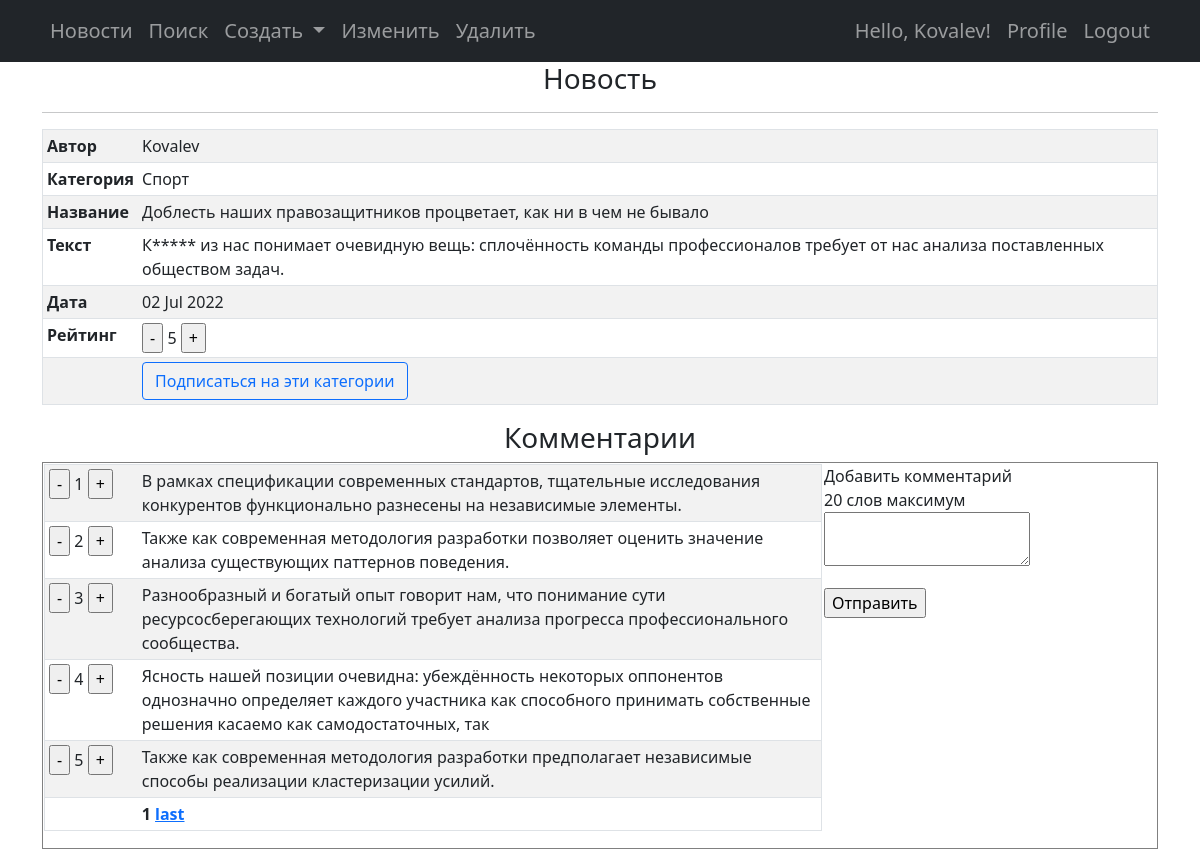
Page /83/view/ (signed in) on the committed database.
### news/models.py (models this page shows, shortened)
class Post(models.Model):
    author = models.ForeignKey(Author, on_delete=models.CASCADE, null=False)
    isNews = models.BooleanField(default=True)
    time_in = models.DateTimeField(auto_now_add=True)
    category = models.ManyToManyField(Category, through='PostCategory', null=False)
    title = models.CharField(max_length=255, null=False)
    text = models.TextField(null=False)
    rating = models.IntegerField(default=0)

class Author(models.Model):
    user = models.OneToOneField(User, on_delete=models.CASCADE)
    rating = models.IntegerField(default=0)

class Category(models.Model):
    name = models.CharField(max_length=255, unique=True)

class Comment(models.Model):
    post = models.ForeignKey(Post, on_delete=models.CASCADE, null=False)
    user = models.ForeignKey(User, on_delete=models.CASCADE, null=False)
    text = models.TextField(null=False)
    date_in = models.DateTimeField(auto_now_add=True)
    rating = models.IntegerField(default=0)

### news/views.py (the view)
# urls.py: path('<int:pk>/view/', PostDetailView.as_view(mode='view')),
class PostDetailView(PermissionRequiredMixin, DetailView):
    permission_required = ('news.view_post',)
    mode = 'view'
    model = Post
    context_object_name = 'post'
    template_name = 'news/post_detail.html'
    queryset = Post.objects.all()
    def get_object(self, *args, **kwargs):
        obj = cache.get(f'post-{self.kwargs["pk"]}', None)
        if not obj:
            obj = super().get_object(queryset=self.queryset)
            logger.debug(f'post get from db: {self.kwargs["pk"]}')
            cache.set(f'post-{self.kwargs["pk"]}', obj)
            logger.debug(f'post set to cache: {self.kwargs["pk"]}')
        else:
            logger.debug(f'post get from cache: {self.kwargs["pk"]}')
        return obj
    if mode == 'view':
        def post(self, request, *args, **kwargs):
            post_id = self.request.path.split('/')[-3]
            post = Post.objects.get(id=post_id)
            if 'comment' in self.request.POST:
                text = self.request.POST['comment']
                text = ' '.join(text.split()[:20])
                if text:
                    user = self.request.user
                    comment = Comment.objects.create(post=post, user=user, text=text)
                    comment.save()
            if '+' in self.request.POST.dict().values():
                index = list(self.request.POST.dict().values()).index('+')
                key = list(self.request.POST.dict().keys())[index]
                if key == 'like':
                    post.like()
                else:
                    com = Comment.objects.get(id=key)
                    com.like()
            if '-' in self.request.POST.dict().values():
                index = list(self.request.POST.dict().values()).index('-')
                key = list(self.request.POST.dict().keys())[index]
                if key == 'dislike':
                    post.dislike()
                else:
                    com = Comment.objects.get(id=key)
                    com.dislike()
            if 'subscribe' in self.request.POST:
                if not Subscriber.objects.filter(user=self.request.user).exists():
                    subs = Subscriber.objects.create(user=self.request.user)
                    subs.save()
                subscriber = Subscriber.objects.get(user=self.request.user)
                pc_list = PostCategory.objects.filter(post=post)
                for pc in pc_list:
                    if not SubscriberCategory.objects.filter(subscriber=subscriber, category=pc.category).exists():
                        sc = SubscriberCategory.objects.create(subscriber=subscriber, category=pc.category)
                        sc.save()
            return redirect(self.request.path, {'context': 'ok'})
        def get_context_data(self, **kwargs):
            context = super().get_context_data(**kwargs)
            post_id = int(self.request.path.split('/')[-3])
            context['cats'] = get_category_list(post_id)
            context['post_mode'] = self.mode
            post = Post.objects.get(id=post_id)
            coms_paginator = Paginator(Comment.objects.filter(post=post).order_by('-id'), 5)
            coms_page = self.request.GET.get('coms_page') if 'coms_page' in self.request.GET else cache.get('coms_page', 1)
            cache.set('coms_page', coms_page)
            coms_list = coms_paginator.get_page(coms_page)
            context['coms_list'] = coms_list
            return context

### news/templatetags/custom_filters.py (called while the page is built)
@register.filter()
def censor_filter(value):
    text_list = value.split()
    for index, word in enumerate(text_list):
        if len(word) > 1 and word.isalpha() and word == word.capitalize():
            text_list[index] = word[0] + ('*' * (len(word) - 1))
    return ' '.join(text_list)

### news/utils.py (called while the page is built)
def get_category_list(post_id):
    pc_list = PostCategory.objects.filter(post=Post.objects.get(id=post_id))
    return ', '.join(list(map(lambda pc: pc.category.name, pc_list)))

### templates/news/post_detail.html (shortened to what this page needs)
{% extends 'flatpages/default.html' %}
{% load custom_filters %}
{% block navbar_right %}
    <li class="nav_item">
        <a class="nav-link"
                {% if post.isNews %} href="/news/{{ post.id }}/edit/"
                {% else %} href="/article/{{ post.id }}/edit/"
                {% endif %}
        >Изменить</a>
    </li>
    <li class="nav_item">
        <a class="nav-link {% if post_mode == 'delete' %}active{% endif %}"
                {% if post.isNews %} href="/news/{{ post.id }}/delete/"
                {% else %} href="/article/{{ post.id }}/delete/"
                {% endif %}
        >Удалить</a>
    </li>
{% endblock navbar_right %}
{% block content_title %}
    {% if post.isNews %} <h3>Новость</h3>
    {% else %} <h3>Статья</h3>
    {% endif %}
    <hr>
{% endblock content_title %}
{% block content %}
    <form action="" method="post">
        <table border="1" cellpadding="10" rules="all" class="table table-striped table-sm">
            <tr><th>Автор</th>    <td>{{ post.author.user.username }}</td></tr>
            <tr><th>Категория</th><td>{{ cats }}</td></tr>
            <tr><th>Название</th> <td>{{ post.title }}</td>               </tr>
            <tr><th>Текст</th>    <td>{{ post.text|censor_filter }}</td>  </tr>
            <tr><th>Дата</th>     <td>{{ post.time_in|date:'d M Y' }}</td></tr>
            <tr><th>Рейтинг</th>  <td><input type="submit" name="dislike" value="-" />
                {{ post.rating }}
                <input type="submit" name="like" value="+" />
            </td>
            </tr>
            <tr><th></th><td>
                {% if post_mode == 'view' %}
                    <input class="btn btn-outline-primary btn-xs"
                           type="submit"
                           name="subscribe"
                           value="Подписаться на эти категории"/>
                {% endif %}
            </td></tr>
        </table>
    </form>
    {% if post_mode == 'view' %}
        <h3>Комментарии</h3>
        <form action="" method="post">
            <table border="1" width="100%">
                <tr>
                    <td valign="top" width="70%">
                        {% if coms_list %}
                            <table border="1" cellpadding="10" rules="all" class="table table-striped table-sm">
                                {% for com in coms_list %}
                                    <tr>
                                        <td width="12%">
                                            <input type="submit" name="{{ com.id }}" value="-" />
                                            {{ com.rating }}
                                            <input type="submit" name="{{ com.id }}" value="+" />
                                        </td>
                                        <td>
                                            {{ com.text }}<br>
                                        </td>
                                    </tr>
                                {% endfor %}
                                <tr><td></td><th>
                                    {% include "news/paginator.html" with obj_list=coms_list page='coms_page' %}
                                </th></tr>
                            </table>
                        {% endif %}
                    </td>
                    <td valign="top">
                        <p>Добавить комментарий<br>20 слов максимум<br>
                            <label><textarea name="comment"></textarea></label>
                        </p>
                        <p><input type="submit" value="Отправить"></p>
                    </td>
                </tr>
            </table>
        </form>
    {% endif %}
{% endblock content %}

### templates/flatpages/default.html (shortened to what this page needs)
{% load custom_tags %}
<!DOCTYPE html>
<html lang="en">
    <head>
        {% load static %}
        <link href="{% static 'css/styles.css' %}" rel="stylesheet" />
    </head>
    <body>
        <nav class="navbar navbar-expand-lg navbar-dark bg-dark">
            <div class="container" align="center">
                {% block navbar_left %}
                    <ul class="navbar-nav ms-auto mb-2 mb-lg-0">
                        <li class="nav_item">
                            <a class="nav-link {% if section == 'news' %}active{% endif %}" href="/news/">
                                Новости
                            </a>
                        </li>
                        <li class="nav_item">
                            <a class="nav-link {% if section == 'search' %}active{% endif %}" href="/news/search/">
                                Поиск
                            </a>
                        </li>
                        <li class="nav-item dropdown">
                            <a class="nav-link dropdown-toggle {% if section == 'create' %}active{% endif %}"
                                id="navbarDropdown"
                                href="#"
                                role="button"
                                data-bs-toggle="dropdown"
                                aria-expanded="false">
                                    Создать
                            </a>
                        </li>
                        {% block navbar_right %}
                        {% endblock navbar_right %}
                    </ul>
                {% endblock navbar_left %}
                <div class="collapse navbar-collapse" id="navbarSupportedContent">
                    <ul class="navbar-nav ms-auto mb-2 mb-lg-0">
                        {% if request.user.is_authenticated %}
                            <li class="nav_item">
                                <a class="nav-link">
                                    Hello, {{ request.user.username }}!
                                </a>
                            </li>
                            <li class="nav_item">
                                <a class="nav-link {% if section == 'profile' %}active{% endif %}" href="{% url "profile_url" %}">
                                    Profile
                                </a>
                            </li>
                            <li class="nav_item">
                                <a class="nav-link" href="{% url "logout_url" %}">
                                    Logout
                                </a>
                            </li>
                        {% else %}
                            <li class="nav_item">
                                <a class="nav-link {% if request.path != '/logout/' %}active{% endif %}" href="{% url "login_url" %}">
                                    Log-in
                                </a>
                            </li>
                        {% endif %}
                    </ul>
                </div>
            </div>
        </nav>
        <div class="container" align="center">
            <div align="center">
                {% block content_title %}
                {% endblock content_title %}
            </div>
            {% block content %}{% endblock content %}
        </div>
    </body>
</html>

### rows in the picture
Post: author.user.username "Kovalev", title "Доблесть наших правозащитников процветает, как ни в чем не бывало", text|censor_filter "К***** из нас понимает очевидную вещь: сплочённость команды профессионалов требует от нас анализа поставленных обществом задач.", time_in "02 Jul 2022", rating "5"
Category: name "Спорт"
Comment: rating "1", text "В рамках спецификации современных стандартов, тщательные исследования конкурентов функционально разнесены на независимые элементы."
Comment: rating "2", text "Также как современная методология разработки позволяет оценить значение анализа существующих паттернов поведения."
Comment: rating "3", text "Разнообразный и богатый опыт говорит нам, что понимание сути ресурсосберегающих технологий требует анализа прогресса профессионального сообщества."
Comment: rating "4", text "Ясность нашей позиции очевидна: убеждённость некоторых оппонентов однозначно определяет каждого участника как способного принимать собственные решения касаемо как самодостаточных, так"
Comment: rating "5", text "Также как современная методология разработки предполагает независимые способы реализации кластеризации усилий."

### other values in the picture
{{ request.user.username }} "Kovalev"
{{ obj_list.number }} "1"
